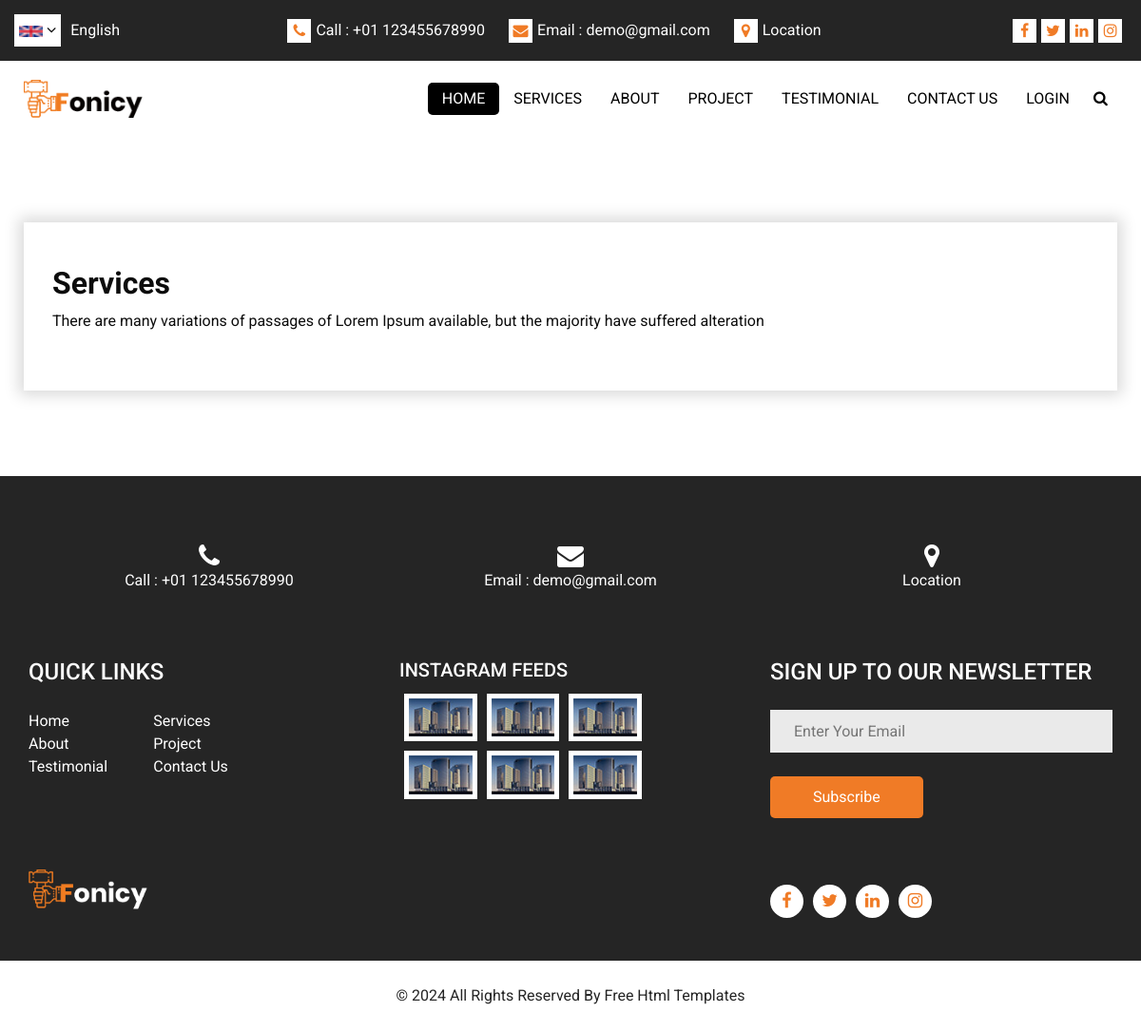
/services/, run on an earlier commit of the app's database.
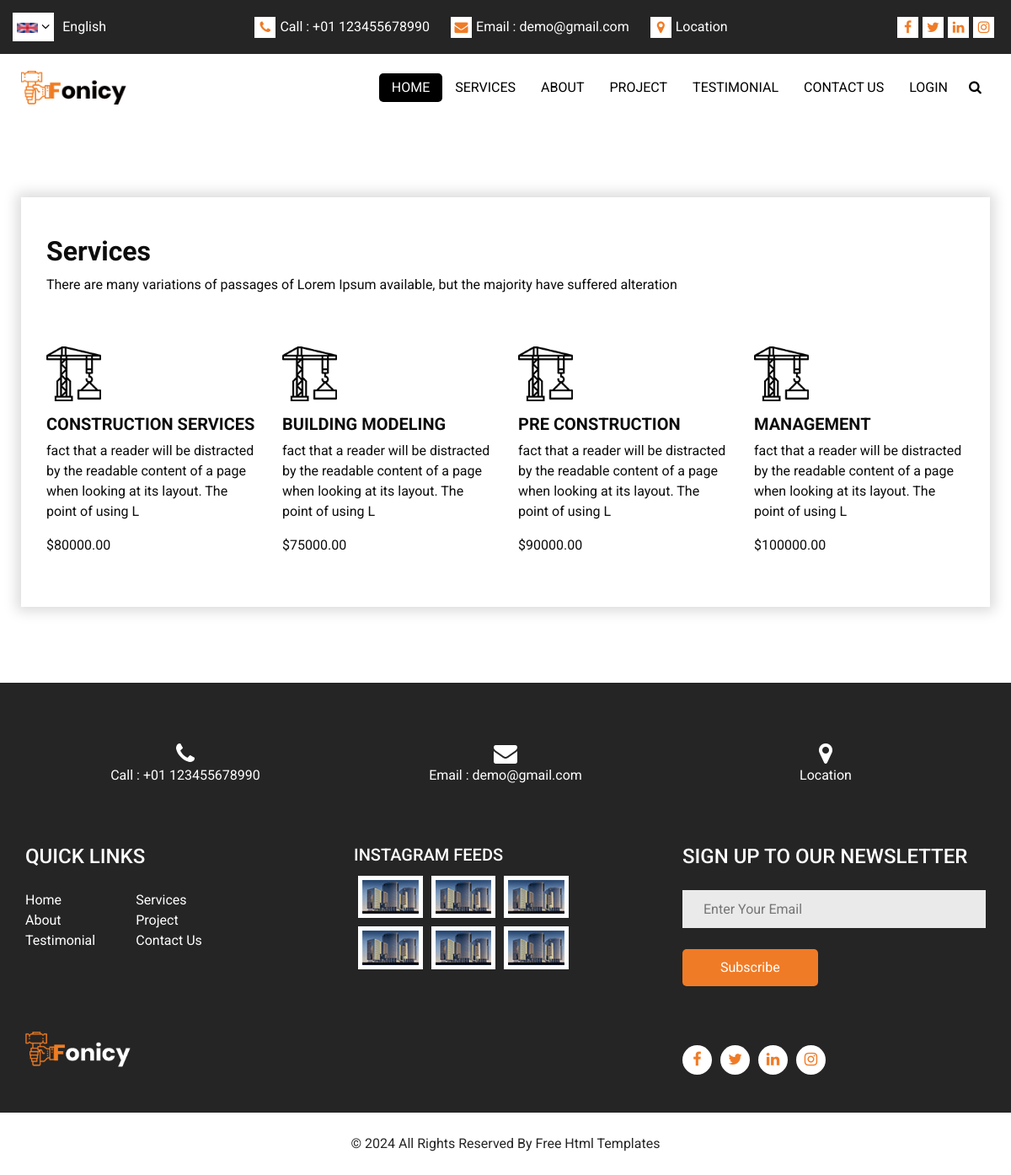
And on a later commit of the database.
### shop/models.py (models this page shows)
class Service(models.Model):
    name = models.CharField(max_length=100)
    description = models.TextField(null=False, blank=True)
    price = models.DecimalField(default=0, max_digits=8, decimal_places=2)

### shop/views.py (the view)
# urls.py: path('services/', views.services, name='services'),
def services(request: HttpRequest):
    context = {
        'services': Service.objects.all()
    }
    return render(request, 'shop/service.html', context=context)

### templates/shop/service.html
{% extends './base.html' %}
{% load static %}
{% block content %}
  <section class="service_section layout_padding">
    <div class="service_container">
      <div class="container ">
        <div class="heading_container">
          <h2>
            Services
          </h2>
          <p>
            There are many variations of passages of Lorem Ipsum available, but the majority have suffered alteration
          </p>
        </div>
        <div class="row">
          {% for service in services %}
            <div class="col-md-6 col-lg-3">
              <div class="box ">
                <div class="img-box">
                  <img src="{% static "images/s1.png" %}" alt="">
                </div>
                <div class="detail-box">
                  <h5>{{ service.name }}</h5>
                  <p>{{ service.description }}</p>
                  <p>${{ service.price }}</p>
                </div>
              </div>
            </div>
          {% endfor %}
        </div>
      </div>
    </div>
  </section>
{% endblock %}

### templates/shop/base.html (shortened to what this page needs)
{% load static %}
<!DOCTYPE html>
<html lang="en">
<head>
    {% include 'shop/includes/head.html' %}
</head>
<body>
    {% include 'shop/includes/header.html' %}
    {% block content %}{% endblock %}
    {% include 'shop/includes/footer.html' %}
</body>
</html>

### templates/shop/includes/head.html (shortened to what this page needs)
{% load static %}
<link rel="stylesheet" type="text/css" href="{% static 'css/bootstrap.css' %}" />
<link rel="stylesheet" type="text/css" href="https://cdnjs.cloudflare.com/ajax/libs/OwlCarousel2/2.3.4/assets/owl.carousel.min.css" />
<link href="{% static 'css/font-awesome.min.css' %}" rel="stylesheet" />
<link href="{% static 'css/style.css' %}" rel="stylesheet" />
<link href="{% static 'css/responsive.css' %}" rel="stylesheet" />

### templates/shop/includes/header.html (shortened to what this page needs)
{% load static %}
<header class="header_section">
    <div class="header_top">
      <div class="container-fluid header_top_container">
        <div class="lang_box dropdown">
          <a href="#" title="Language" class="nav-link" data-toggle="dropdown" aria-expanded="true">
            <img src="{% static 'images/flag-uk.png' %}" alt="flag" class=" " title="United Kingdom"> <i class="fa fa-angle-down " aria-hidden="true"></i>
          </a>
          <span>
            English
          </span>
        </div>
        <div class="contact_nav">
          <a href="">
            <i class="fa fa-phone" aria-hidden="true"></i>
            <span>
              Call : +01 123455678990
            </span>
          </a>
          <a href="">
            <i class="fa fa-envelope" aria-hidden="true"></i>
            <span>
              Email : demo@gmail.com
            </span>
          </a>
          <a href="">
            <i class="fa fa-map-marker" aria-hidden="true"></i>
            <span>
              Location
            </span>
          </a>
        </div>
        <div class="social_box">
          <a href="">
            <i class="fa fa-facebook" aria-hidden="true"></i>
          </a>
          <a href="">
            <i class="fa fa-twitter" aria-hidden="true"></i>
          </a>
          <a href="">
            <i class="fa fa-linkedin" aria-hidden="true"></i>
          </a>
          <a href="">
            <i class="fa fa-instagram" aria-hidden="true"></i>
          </a>
        </div>
      </div>
    </div>
    <div class="header_bottom">
      <div class="container-fluid">
        <nav class="navbar navbar-expand-lg custom_nav-container ">
          <a class="navbar-brand" href="/">
            <img src="{% static 'images/logo.png' %}" alt="">
          </a>
          <div class="collapse navbar-collapse" id="navbarSupportedContent">
            <ul class="navbar-nav  ">
              <li class="nav-item active">
                <a class="nav-link" href="/">Home <span class="sr-only">(current)</span></a>
              </li>
              <li class="nav-item">
                <a class="nav-link" href={% url 'services' %}>Services</a>
              </li>
              <li class="nav-item">
                <a class="nav-link" href={% url 'about' %}> About</a>
              </li>
              <li class="nav-item">
                <a class="nav-link" href={% url 'projects' %}>Project</a>
              </li>
              <li class="nav-item">
                <a class="nav-link" href={% url 'testimonial' %}>Testimonial</a>
              </li>
              <li class="nav-item">
                <a class="nav-link" href={% url 'contacts' %}>Contact Us</a>
              </li>
              <li class="nav-item">
                <a class="nav-link" href='/admin'> Login</a>
              </li>
              <form class="form-inline">
                <button class="btn  my-2 my-sm-0 nav_search-btn" type="submit">
                  <i class="fa fa-search" aria-hidden="true"></i>
                </button>
              </form>
            </ul>
          </div>
        </nav>
      </div>
    </div>
</header>

### templates/shop/includes/footer.html
{% load static %}
  <section class="info_section ">
    <div class="container">
      <div class="contact_nav">
        <a href="">
          <i class="fa fa-phone" aria-hidden="true"></i>
          <span>
            Call : +01 123455678990
          </span>
        </a>
        <a href="">
          <i class="fa fa-envelope" aria-hidden="true"></i>
          <span>
            Email : demo@gmail.com
          </span>
        </a>
        <a href="">
          <i class="fa fa-map-marker" aria-hidden="true"></i>
          <span>
            Location
          </span>
        </a>
      </div>
      <div class="info_top ">
        <div class="row info_main_row">
          <div class="col-sm-6 col-md-4 col-lg-3">
            <div class="info_links">
              <h4>
                QUICK LINKS
              </h4>
              <div class="info_links_menu">
                <a class="" href="index.html">Home <span class="sr-only">(current)</span></a>
                <a class="" href="service.html">Services</a>
                <a class="" href="about.html"> About</a>
                <a class="" href="project.html">Project</a>
                <a class="" href="testimonial.html">Testimonial</a>
                <a class="" href="contact.html">Contact Us</a>
              </div>
            </div>
          </div>
          <div class="col-sm-6 col-md-4 col-lg-3 mx-auto">
            <div class="info_post">
              <h5>
                INSTAGRAM FEEDS
              </h5>
              <div class="post_box">
                <div class="img-box">
                  <img src="{% static 'images/instagram.jpg' %}" alt="">
                </div>
                <div class="img-box">
                  <img src="{% static 'images/instagram.jpg' %}" alt="">
                </div>
                <div class="img-box">
                  <img src="{% static 'images/instagram.jpg' %}" alt="">
                </div>
                <div class="img-box">
                  <img src="{% static 'images/instagram.jpg' %}" alt="">
                </div>
                <div class="img-box">
                  <img src="{% static 'images/instagram.jpg' %}" alt="">
                </div>
                <div class="img-box">
                  <img src="{% static 'images/instagram.jpg' %}" alt="">
                </div>
              </div>
            </div>
          </div>
          <div class="col-md-4">
            <div class="info_form">
              <h4>
                SIGN UP TO OUR NEWSLETTER
              </h4>
              <form action="">
                <input type="text" placeholder="Enter Your Email" />
                <button type="submit">
                  Subscribe
                </button>
              </form>
            </div>
          </div>
        </div>
      </div>
      <div class="info_bottom">
        <div class="row">
          <div class="col-md-2">
            <div class="info_logo">
              <a href="">
                <img src="{% static 'images/logo2.png' %}" alt="">
              </a>
            </div>
          </div>
          <div class="col-md-4 ml-auto">
            <div class="social_box">
              <a href="">
                <i class="fa fa-facebook" aria-hidden="true"></i>
              </a>
              <a href="">
                <i class="fa fa-twitter" aria-hidden="true"></i>
              </a>
              <a href="">
                <i class="fa fa-linkedin" aria-hidden="true"></i>
              </a>
              <a href="">
                <i class="fa fa-instagram" aria-hidden="true"></i>
              </a>
            </div>
          </div>
        </div>
      </div>
    </div>
  </section>
  <footer class="footer_section">
    <div class="container">
      <p>
        &copy; <span id="displayYear"></span> All Rights Reserved By
        <a href="https://html.design/">Free Html Templates</a>
      </p>
    </div>
  </footer>

### templates/shop/includes/scripts.html (shortened to what this page needs)
{% load static %}

### shop/static/css/responsive.css (style rules this page uses)
@media (max-width: 1300px) { .custom_nav-container .navbar-nav { margin: 0; margin-left: auto; align-items: center; } }
@media (max-width: 1300px) { .custom_nav-container .navbar-nav .nav-item .nav-link { padding: 5px 15px; } }
@media (min-width: 1200px) { .container { max-width: 1170px; } }

What changed in the data, as far as the page shows it:
added Service: name "CONSTRUCTION SERVICES", description "fact that a reader will be distracted by the readable content of a page when looking at its layout. The point of using L", price "80000.00"
added Service: name "BUILDING MODELING", description "fact that a reader will be distracted by the readable content of a page when looking at its layout. The point of using L", price "75000.00"
added Service: name "PRE CONSTRUCTION", description "fact that a reader will be distracted by the readable content of a page when looking at its layout. The point of using L", price "90000.00"
added Service: name "MANAGEMENT", description "fact that a reader will be distracted by the readable content of a page when looking at its layout. The point of using L", price "100000.00"
